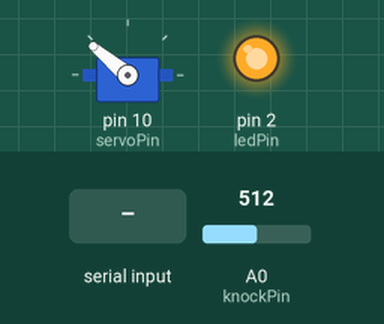
The sketch below on a simulated Arduino Uno, built with avr-gcc and run on an emulated ATmega328P. Shown: servo, output pins drawn as LEDs (lit = HIGH). The test bench sets the inputs (shaded band); at power-on: A0 (knockPin) = 512. What the sketch prints to the serial monitor is not drawn.

Above: at 1.2 s.
1.3 s: A0 (knockPin) set to 582
2.8 s: A0 (knockPin) set to 604
At 3.2 s:
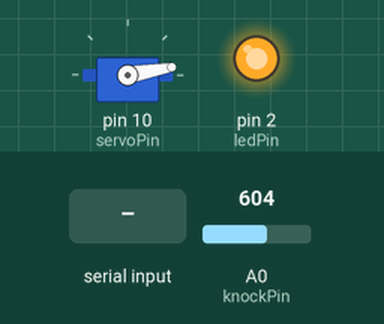
4.3 s: byte 30 received over Serial
At 5.2 s:
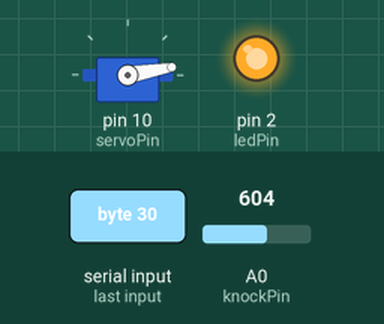
Timing chart, 0 to 7.3 s (numbered marks = the images above; inputs shaded):
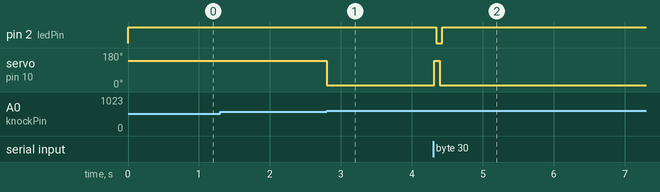

The sketch:

servoTester.ino
```cpp
#include <Servo.h>
Servo panelServo;

int pos = 140;
int ledPin = 2;
int servoPin = 10;
int statePin = HIGH;
int knockPin = 0;
byte val = 0;
int THRESHOLD = 80;

void setup(){
  Serial.begin(9600);
  pinMode(ledPin,OUTPUT);
  digitalWrite(ledPin, HIGH);
  panelServo.attach(servoPin);
  panelServo.write(pos);
}

void loop(){

 val=analogRead(knockPin);

 if( val >= THRESHOLD){
   pos = 10;
   panelServo.write(pos);
   delay(30);
   statePin = HIGH;
   Serial.print("!");
   digitalWrite(ledPin, statePin);
 }
 delay(50);
 if(Serial.available()){
   int readByte = Serial.read();
   pos = 140;
   panelServo.write(pos);
   delay(30);
   statePin = LOW;
   digitalWrite(ledPin, statePin);

 }
 delay(50);

}

//void serialEvent(){
//  statePin = LOW;
//  digitalWrite(ledPin, statePin);
//}
```

Measured:
- the behaviour switches between 591 and 592 on A0 (knockPin) (found by bisection; images 0 and 1)
- after the input at 1.3 s, every drawn part: stays the same
- after the input at 2.8 s, servo on pin 10 (servoPin): 140° → 10° at once
- after the input at 4.3 s, pin 2 (ledPin): HIGH → LOW after 0.05 s, → HIGH 0.08 s later; servo on pin 10 (servoPin): 10° → 140° at once, → 10° 0.08 s later
